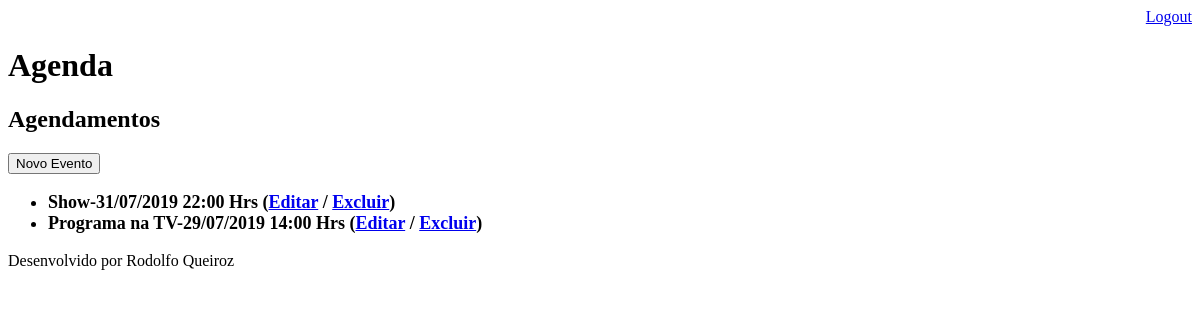
Page /agenda/ (signed in) on the earlier database version.
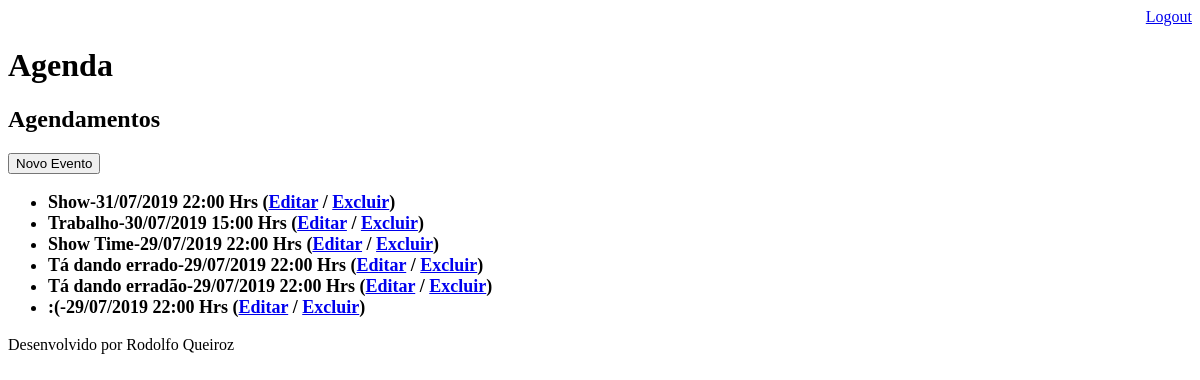
Same page on the later database version.
### core/models.py (models this page shows, shortened)
class Evento(models.Model):
    titulo = models.CharField(max_length=100)
    descricao = models.TextField(blank=True, null=True)
    data_evento = models.DateTimeField(verbose_name='Data do Evento')
    data_criacao = models.DateTimeField(auto_now=True)
    usuario = models.ForeignKey(User, on_delete=models.CASCADE)
    local_evento = models.CharField(max_length=100, null=True, blank=True)
    class Meta:
        db_table = 'evento'
    def get_data_evento(self):
        return self.data_evento.strftime('%d/%m/%Y %H:%M Hrs')
    def get_evento_atrasado(self):
        if self.data_evento < datetime.now():
            return True
        else:
            return False

### core/views.py (the view)
# urls.py: path('agenda/', views.lista_eventos),
@login_required(login_url= '/login/')
def lista_eventos(requests):
    usuario = requests.user
    data_atual = datetime.now() - timedelta(hours=1)
    evento = Evento.objects.filter(usuario=usuario, data_evento__gt=data_atual)
    dados = {'eventos': evento}
    return render(requests, 'agenda.html', dados)

### templates/agenda.html (shortened to what this page needs)
{% extends "model-page.html" %}
{% block content %}
    <h2>Agendamentos</h2>
    <a href="evento/">
        <button type="button">Novo Evento</button>
    </a>
    <ul style="font-size: 18px">
        {% for evento in eventos %}
            <li><b>
                <div style=>
                    {{evento.titulo}}-{{evento.get_data_evento}}
                    (<a href="evento/?id={{evento.id}}">Editar</a>
                    / <a href="evento/delete/{{evento.id}}">Excluir</a>)
                </div>
            </b></li>
        {% endfor %}
    </ul>
{% endblock%}

### templates/model-page.html
<!DOCTYPE html>
<html lang="en">
<head>
    {% include "model-header.html" %}
</head>
<body>
    {% block content %} {%endblock %}
    {% include "model-footer.html" %}
</body>
</html>

### templates/model-header.html (shortened to what this page needs)
<div align="right">
    <a href="/logout">Logout</a>
</div>
<h1>Agenda</h1>

### templates/model-footer.html
<p>Desenvolvido por Rodolfo Queiroz</p>

Differences in the rows shown:
removed Evento: titulo "Programa na TV", get_data_evento "29/07/2019 14:00 Hrs"
added Evento: titulo "Trabalho", get_data_evento "30/07/2019 15:00 Hrs"
added Evento: titulo "Show Time", get_data_evento "29/07/2019 22:00 Hrs"
added Evento: titulo "Tá dando errado", get_data_evento "29/07/2019 22:00 Hrs"
added Evento: titulo "Tá dando erradão", get_data_evento "29/07/2019 22:00 Hrs"
added Evento: titulo ":(", get_data_evento "29/07/2019 22:00 Hrs"
